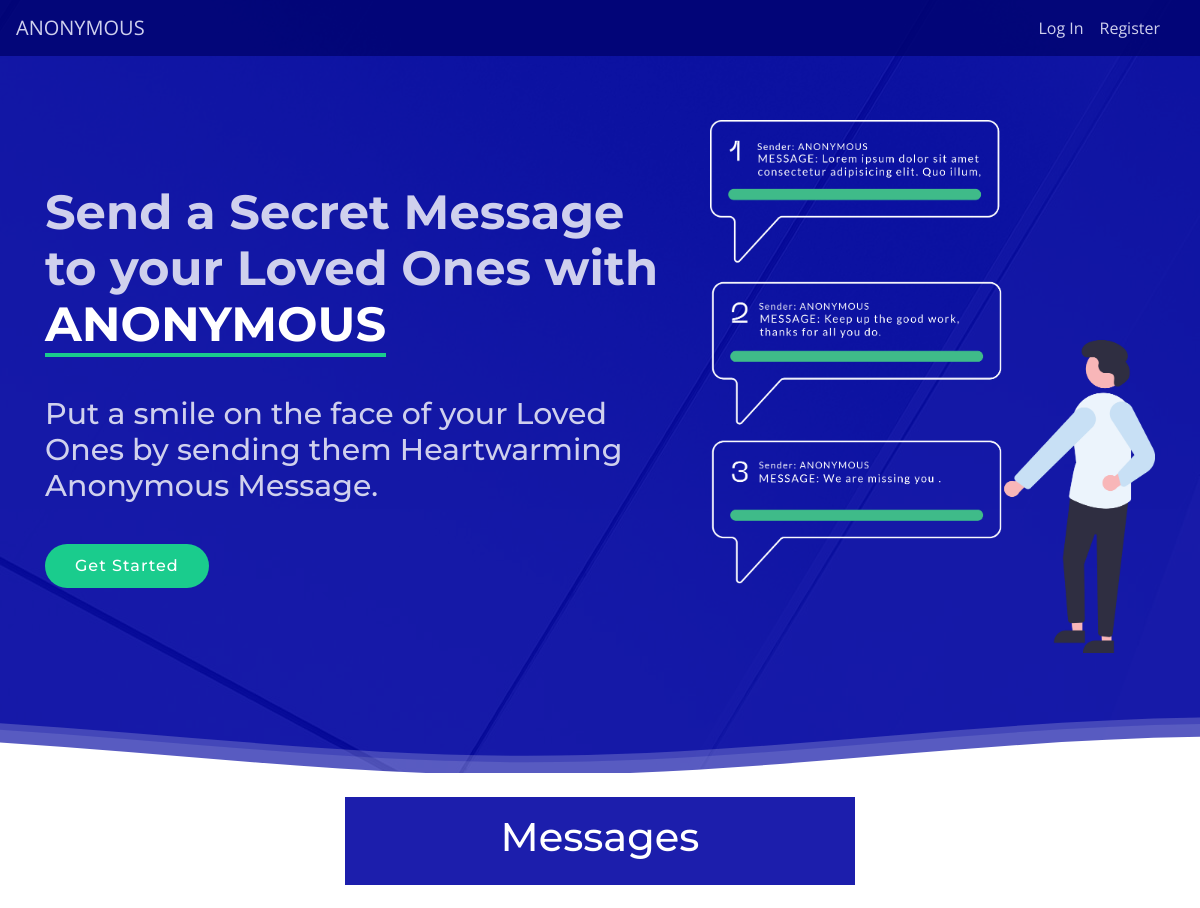
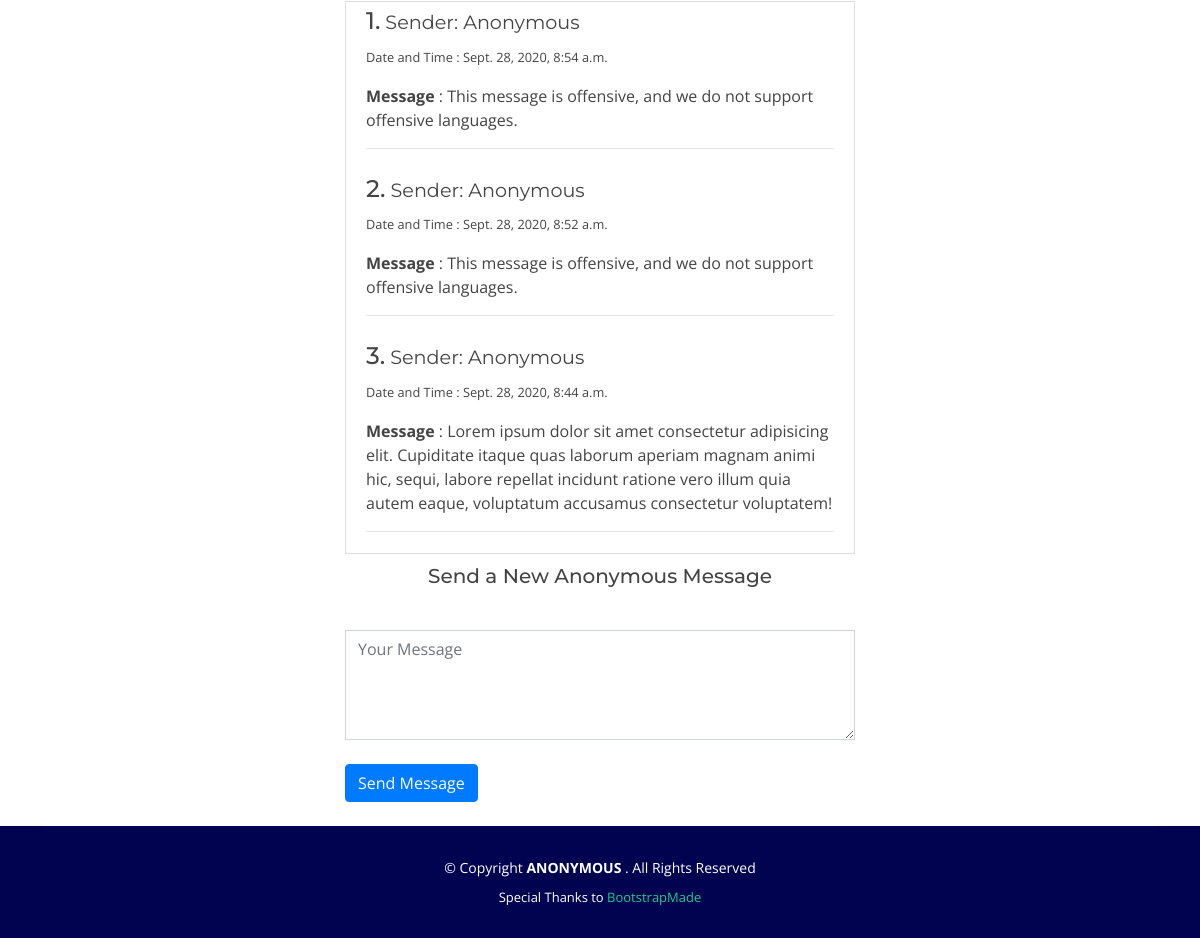
Screenshot of /message/admin2/ with the database file from the repository (2 pictures, top to bottom).
### website/models.py (models this page shows, shortened)
class Message(models.Model):
    user = models.ForeignKey(settings.AUTH_USER_MODEL, on_delete=models.CASCADE)
    name = models.CharField(max_length=50)
    created = models.DateTimeField(auto_now_add=True)
    message = models.TextField()
    class Meta:
        ordering = ('-created',)

### website/views.py (the view)
# urls.py: path('message/<str:user>/', views.user_message, name='message'),
def user_message(request, user):
    user_name = get_object_or_404(User, username=user)
    user_messages = Message.objects.filter(user=user_name)
    new_message = None
    if request.method == 'POST':
        name = request.POST['username']
        message = request.POST['message']
        new_message = Message.objects.create(user=user_name, name=name, message=message)
        new_message.save()
    return render(request, 'website/message.html', {'user_messages': user_messages,
                                                    'user_name': user_name,})

### website/templates/website/message.html (shortened to what this page needs)
{% extends 'website/base.html' %}
{% load static %}
{% block content %}<br>
<div class="container">
<div class="col-md-6 offset-md-3">
    <span class="d-block p-3 text-white" style="background-color:rgba(4, 6, 163, 0.9);"><h1 class="text-center">Messages</h1></span><br>
        <div class="card rounded-0">
    {% for message in user_messages %}
                <div class="card-body" style="padding-top:5px; padding-bottom:5px;">
                  <h4>{{forloop.counter}}.<small>&nbsp;Sender: {{ message.name }}</small></h4>
                  <p><small>Date and Time  : {{message.created}}</small></p>
                  <p class="card-text"><strong>Message</strong> : {{message.message}}</p>
                     <hr>
                </div>
    {% endfor %}</div>
<form method="POST">
        <h5 class="text-center" style="padding:10px;">Send a New Anonymous Message</h3>
        <br>
                <textarea class="form-control rounded-0" name='message' placeholder="Your Message" rows="4" maxlength="100"></textarea>
              <br>
        <input type="submit" class="btn btn-primary" value="Send Message">
    </form></div></div><br>
{% endblock content %}

### static/Anonymous/css/style.css (style rules this page uses)
body { font-family: "Open Sans", sans-serif; color: #444444; }
h1, h2, h3, h4, h5, h6 { font-family: "Montserrat", 'serif'; }

### rows the page displays
Message: name "Anonymous", created "Sept. 28, 2020, 8:54 a.m.", message "This message is offensive, and we do not support offensive languages."
Message: name "Anonymous", created "Sept. 28, 2020, 8:52 a.m.", message "This message is offensive, and we do not support offensive languages."
Message: name "Anonymous", created "Sept. 28, 2020, 8:44 a.m.", message "Lorem ipsum dolor sit amet consectetur adipisicing elit. Cupiditate itaque quas laborum aperiam magnam animi hic, sequi, labore repellat incidunt ratione vero illum quia autem eaque, voluptatum accusamus consectetur voluptatem!"
